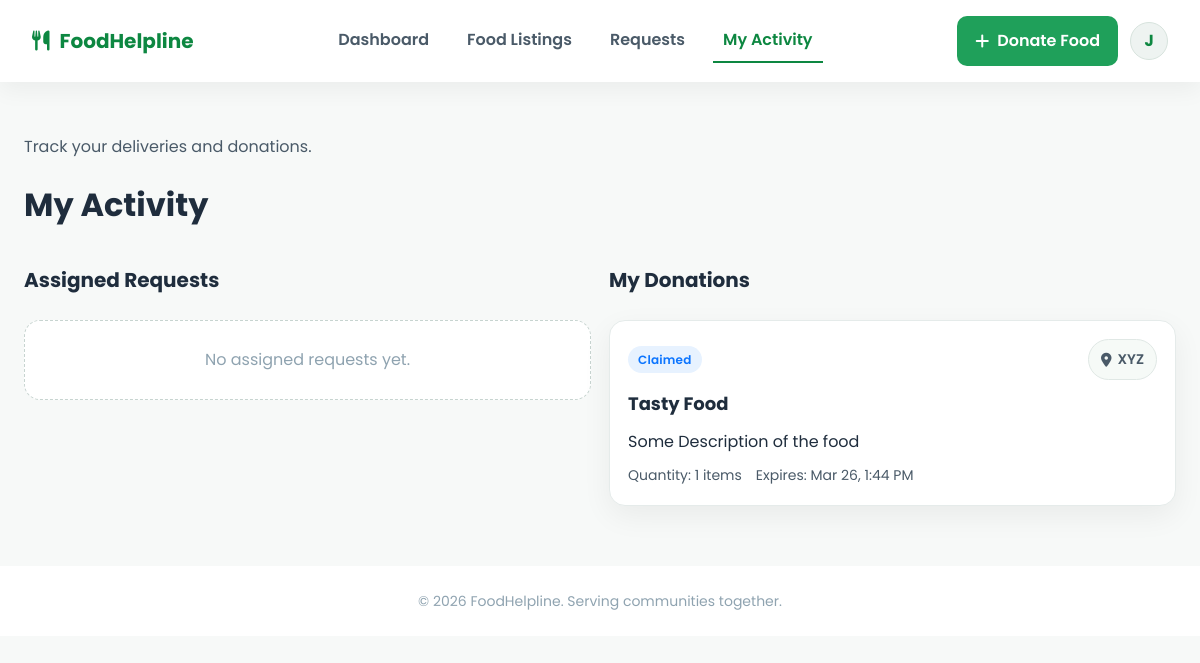
Page /activity.php (signed in) on the committed database.
### tables this page shows
CREATE TABLE IF NOT EXISTS `users` (
  `id` int NOT NULL AUTO_INCREMENT,
  `name` varchar(100) DEFAULT NULL,
  `email` varchar(100) DEFAULT NULL,
  `phone` varchar(15) DEFAULT NULL,
  `address` varchar(255) DEFAULT NULL,
  `organization` varchar(255) DEFAULT NULL,
  `password` varchar(255) DEFAULT NULL,
  `role` enum('admin','donor','receiver','volunteer') DEFAULT NULL,
  `profile_completed` tinyint(1) NOT NULL DEFAULT '0',
  `status` tinyint DEFAULT '1',
  `created_at` timestamp NULL DEFAULT CURRENT_TIMESTAMP,
  PRIMARY KEY (`id`),
  UNIQUE KEY `email` (`email`)
);

CREATE TABLE IF NOT EXISTS `food_listings` (
  `id` int NOT NULL AUTO_INCREMENT,
  `user_id` int NOT NULL,
  `title` varchar(255) NOT NULL,
  `description` text,
  `quantity` int DEFAULT '1',
  `unit` varchar(50) DEFAULT 'items',
  `location` varchar(255) NOT NULL,
  `expires_at` datetime DEFAULT NULL,
  `status` enum('available','claimed','completed','expired') DEFAULT 'available',
  `claimed_by` int DEFAULT NULL,
  `volunteer_id` int DEFAULT NULL,
  `created_at` timestamp NULL DEFAULT CURRENT_TIMESTAMP,
  PRIMARY KEY (`id`),
  KEY `user_id` (`user_id`),
  KEY `claimed_by` (`claimed_by`),
  KEY `volunteer_id` (`volunteer_id`)
);

### includes/helpers.php (called while the page is built, shortened)
<?php
function safe($value) {
    return htmlspecialchars($value ?? '', ENT_QUOTES, 'UTF-8');
}
function formatDate($dateString, $format = 'M j, Y') {
    return date($format, strtotime($dateString));
}
function statusBadge(string $status): array {
    $map = [
        'available'  => ['label' => 'Available', 'class' => 'badge green'],
        'claimed'    => ['label' => 'Claimed', 'class' => 'badge blue'],
        'completed'  => ['label' => 'Completed', 'class' => 'badge gray'],
        'expired'    => ['label' => 'Expired', 'class' => 'badge gray'],
        'open'       => ['label' => 'Open', 'class' => 'badge blue'],
        'picked_up'  => ['label' => 'Picked Up', 'class' => 'badge amber'],
        'delivered'  => ['label' => 'Delivered', 'class' => 'badge green'],
        'closed'     => ['label' => 'Closed', 'class' => 'badge gray'],
    ];
    return $map[$status] ?? ['label' => ucfirst($status), 'class' => 'badge gray'];
}

### activity.php (the view, shortened to what this page needs)
<?php
$active = "activity";
include("includes/header.php");
include("includes/helpers.php");
$myRequests = $conn->prepare("SELECT ar.*, u.name AS requester_name FROM assistance_requests ar
    JOIN users u ON u.id = ar.requester_id
    WHERE ar.volunteer_id = ?
    ORDER BY CASE WHEN ar.status='picked_up' THEN 0 WHEN ar.status='open' THEN 1 ELSE 2 END, ar.created_at DESC");
$myRequests->execute([$currentUser['id']]);
$myRequests = $myRequests->fetchAll(PDO::FETCH_ASSOC);
$myDonations = [];
if ($currentUser['role'] === 'donor') {
    $donStmt = $conn->prepare("SELECT * FROM food_listings WHERE user_id = ? ORDER BY created_at DESC");
    $donStmt->execute([$currentUser['id']]);
    $myDonations = $donStmt->fetchAll(PDO::FETCH_ASSOC);
}
?>
<section class="page">
    <div class="section-head" style="margin-bottom:8px;">
        <div>
            <p class="lead">Track your deliveries and donations.</p>
            <h1>My Activity</h1>
        </div>
    </div>
    <div class="grid two">
        <div>
            <div class="section-head">
                <h3>Assigned Requests</h3>
            </div>
            <?php if (count($myRequests) === 0): ?>
                <div class="empty">No assigned requests yet.</div>
            <?php endif; ?>
        </div>
        <?php if ($currentUser['role'] === 'donor'): ?>
            <div>
                <div class="section-head">
                    <h3>My Donations</h3>
                </div>
                <?php if (count($myDonations) === 0): ?>
                    <div class="empty">No donations posted yet.</div>
                <?php else: ?>
                    <div class="grid cards">
                        <?php foreach ($myDonations as $don): ?>
                            <?php $badge = statusBadge($don['status']); ?>
                            <div class="listing-card">
                                <div class="meta" style="justify-content: space-between;">
                                    <span class="<?php echo $badge['class']; ?>"><?php echo $badge['label']; ?></span>
                                    <span class="pill"><i class="fas fa-map-marker-alt"></i> <?php echo safe($don['location']); ?></span>
                                </div>
                                <h4><?php echo safe($don['title']); ?></h4>
                                <p><?php echo safe($don['description']); ?></p>
                                <div class="meta">
                                    <span>Quantity: <?php echo (int)$don['quantity'] . ' ' . safe($don['unit']); ?></span>
                                    <?php if ($don['expires_at']): ?><span>Expires: <?php echo formatDate($don['expires_at'], 'M j, g:i A'); ?></span><?php endif; ?>
                                </div>
                            </div>
                        <?php endforeach; ?>
                    </div>
                <?php endif; ?>
            </div>
        <?php endif; ?>
    </div>
</section>
<?php include("includes/footer.php"); ?>

### includes/header.php (shortened to what this page needs)
<?php
include_once __DIR__ . '/db.php';
$active = $active ?? '';
$userStmt = $conn->prepare("SELECT * FROM users WHERE id = ? LIMIT 1");
$userStmt->execute([$_SESSION['user_id']]);
$currentUser = $userStmt->fetch(PDO::FETCH_ASSOC);
$firstInitial = strtoupper(substr($currentUser['name'], 0, 1));
?>
<!DOCTYPE html>
<html lang="en">
<head>
    <link rel="stylesheet" href="https://cdnjs.cloudflare.com/ajax/libs/font-awesome/6.4.2/css/all.min.css">
    <link rel="stylesheet" href="<?php echo BASE_URL; ?>assets/css/style.css">
</head>
<body class="app-body">
<header class="app-nav">
    <div class="brand">
        <a href="<?php echo BASE_URL; ?>dashboard.php">
            <i class="fas fa-utensils"></i>
            <span>FoodHelpline</span>
        </a>
    </div>
    <nav class="nav-links">
        <a class="<?php echo $active === 'dashboard' ? 'active' : ''; ?>" href="<?php echo BASE_URL; ?>dashboard.php">Dashboard</a>
        <a class="<?php echo $active === 'listings' ? 'active' : ''; ?>" href="<?php echo BASE_URL; ?>food_listings.php">Food Listings</a>
        <a class="<?php echo $active === 'requests' ? 'active' : ''; ?>" href="<?php echo BASE_URL; ?>requests.php">Requests</a>
        <a class="<?php echo $active === 'activity' ? 'active' : ''; ?>" href="<?php echo BASE_URL; ?>activity.php">My Activity</a>
    </nav>
    <div class="nav-cta">
        <?php if ($currentUser['role'] === 'receiver'): ?>
            <a class="btn ghost" href="<?php echo BASE_URL; ?>requests.php#new-request"><i class="far fa-heart"></i> Request Help</a>
        <?php elseif ($currentUser['role'] === 'donor'): ?>
            <a class="btn primary" href="<?php echo BASE_URL; ?>food_listings.php#donate"><i class="fas fa-plus"></i> Donate Food</a>
        <?php elseif ($currentUser['role'] === 'volunteer'): ?>
            <a class="btn ghost" href="<?php echo BASE_URL; ?>activity.php"><i class="fas fa-route"></i> View Tasks</a>
        <?php endif; ?>
        <div class="avatar" data-dropdown="user-menu">
            <?php echo htmlspecialchars($firstInitial); ?>
        </div>
    </div>
</header>
<main>

### assets/css/style.css (style rules this page uses)
:root { --green: #1fa05a; --green-dark: #0d8741; --yellow: #f4ad22; --red: #d94141; --gray-900: #1f2d3d; --gray-700: #4a5a68; --gray-500: #8fa3b0; --gray-300: #dce5eb; --gray-100: #f7f9f8; --card-shadow: 0 10px 30px rgba(0, 0, 0, 0.06); font-family: "Poppins", system-ui, -apple-system, sans-serif; }
* { box-sizing: border-box; margin: 0; padding: 0; }
body { background: var(--gray-100); color: var(--gray-900); line-height: 1.6; }
a { color: var(--green); text-decoration: none; }
.btn { display: inline-flex; align-items: center; gap: 8px; border: none; border-radius: 10px; padding: 12px 18px; font-weight: 600; cursor: pointer; transition: all 0.2s ease; text-decoration: none; }
.btn.primary { background: var(--green); color: #fff; }
.badge { display: inline-flex; align-items: center; padding: 4px 10px; border-radius: 20px; font-size: 12px; font-weight: 600; letter-spacing: 0.2px; }
.badge.blue { background: #e7f2ff; color: #0c75ff; }
.app-body { min-height: 100vh; }
.app-nav { position: sticky; top: 0; z-index: 50; background: #fff; display: flex; align-items: center; justify-content: space-between; padding: 16px 32px; box-shadow: 0 8px 22px rgba(0, 0, 0, 0.05); }
.brand a { display: inline-flex; align-items: center; gap: 10px; font-size: 20px; font-weight: 700; color: var(--green-dark); }
.nav-links { display: flex; gap: 18px; }
.nav-links a { color: var(--gray-700); font-weight: 600; padding: 8px 10px; border-bottom: 2px solid transparent; }
.nav-links a.active { color: var(--green-dark); border-color: var(--green-dark); }
.nav-cta { display: flex; align-items: center; gap: 12px; position: relative; }
.avatar { width: 38px; height: 38px; border-radius: 50%; background: #eef3f1; color: var(--green-dark); display: grid; place-items: center; font-weight: 700; cursor: pointer; border: 1px solid #d7e3dd; }
.page { max-width: 1200px; margin: 0 auto; padding: 32px 24px 60px; }
.page h1 { font-size: 32px; margin-bottom: 6px; }
.page p.lead { color: var(--gray-700); margin-bottom: 20px; }
.grid { display: grid; gap: 18px; }
.grid.two { grid-template-columns: repeat(auto-fit, minmax(320px, 1fr)); }
.grid.cards { grid-template-columns: repeat(auto-fit, minmax(280px, 1fr)); }
.section-head { display: flex; justify-content: space-between; align-items: center; margin: 20px 0 12px; }
.section-head h3 { font-size: 20px; }
.listing-card, .request-card { display: grid; gap: 10px; background: #fff; border: 1px solid #e5ebea; border-radius: 16px; padding: 18px; box-shadow: var(--card-shadow); }
.listing-card h4, .request-card h4 { font-size: 18px; }
.listing-card .meta, .request-card .meta { color: var(--gray-700); font-size: 14px; display: flex; gap: 14px; align-items: center; flex-wrap: wrap; }
.pill { display: inline-flex; align-items: center; gap: 6px; padding: 8px 12px; border-radius: 999px; border: 1px solid #e0e8e5; background: #f6faf7; color: var(--gray-700); font-weight: 600; font-size: 14px; }
.empty { border: 1.5px dashed #c7d4d0; border-radius: 16px; padding: 26px; text-align: center; color: var(--gray-500); background: #fff; }
.section-head { display: flex; justify-content: space-between; align-items: center; margin-bottom: 24px; }
.cards { display: grid; grid-template-columns: repeat(auto-fit, minmax(240px, 1fr)); gap: 28px; }

### rows in the picture
users: name "J"
food_listings: status "Claimed", location "XYZ", title "Tasty Food", description "Some Description of the food", quantity "1", unit "items", expires_at "Mar 26, 1:44 PM"
